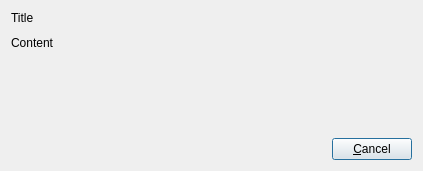
<?xml version="1.0" encoding="UTF-8"?>
<ui version="4.0">
 <class>dlgSearching</class>
 <widget class="QDialog" name="dlgSearching">
  <property name="windowModality">
   <enum>Qt::WindowModal</enum>
  </property>
  <property name="geometry">
   <rect>
    <x>0</x>
    <y>0</y>
    <width>423</width>
    <height>171</height>
   </rect>
  </property>
  <property name="windowTitle">
   <string>Dialog</string>
  </property>
  <property name="modal">
   <bool>true</bool>
  </property>
  <layout class="QVBoxLayout" name="verticalLayout" stretch="0,0,1,0">
   <item>
    <widget class="QLabel" name="lblTitle">
     <property name="text">
      <string notr="true">Title</string>
     </property>
    </widget>
   </item>
   <item>
    <spacer name="verticalSpacer">
     <property name="orientation">
      <enum>Qt::Vertical</enum>
     </property>
     <property name="sizeType">
      <enum>QSizePolicy::Fixed</enum>
     </property>
     <property name="sizeHint" stdset="0">
      <size>
       <width>20</width>
       <height>5</height>
      </size>
     </property>
    </spacer>
   </item>
   <item>
    <widget class="QLabel" name="lblContent">
     <property name="text">
      <string notr="true">Content</string>
     </property>
     <property name="alignment">
      <set>Qt::AlignLeading|Qt::AlignLeft|Qt::AlignTop</set>
     </property>
     <property name="wordWrap">
      <bool>true</bool>
     </property>
    </widget>
   </item>
   <item>
    <layout class="QHBoxLayout" name="horizontalLayout">
     <item>
      <spacer name="horizontalSpacer">
       <property name="orientation">
        <enum>Qt::Horizontal</enum>
       </property>
       <property name="sizeHint" stdset="0">
        <size>
         <width>40</width>
         <height>20</height>
        </size>
       </property>
      </spacer>
     </item>
     <item>
      <widget class="QPushButton" name="btnCancel">
       <property name="text">
        <string>&amp;Cancel</string>
       </property>
      </widget>
     </item>
    </layout>
   </item>
  </layout>
 </widget>
 <resources/>
 <connections/>
</ui>
